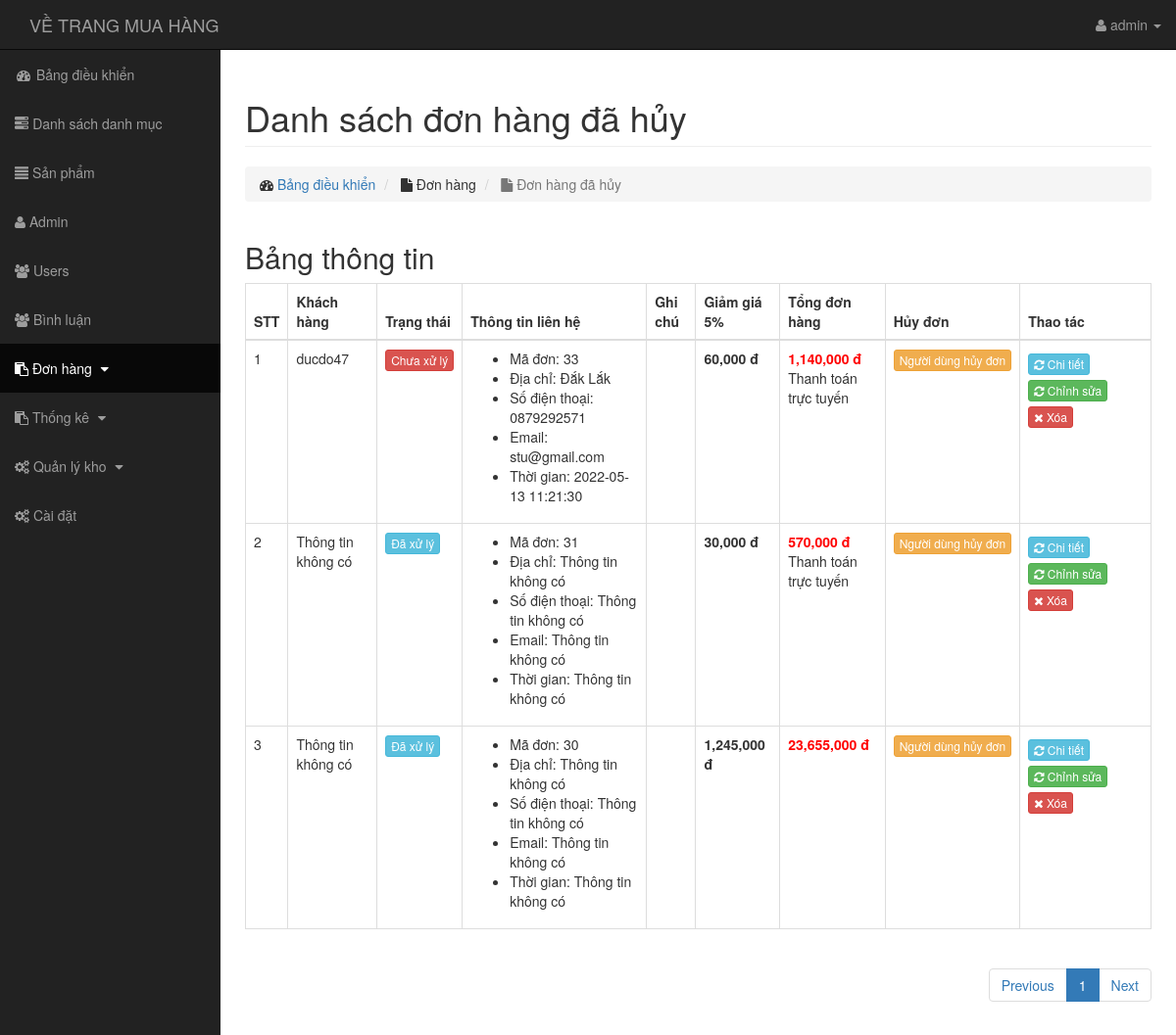
Screenshot of /admin/transaction/dhhuy.php (signed in) with the database file from the repository.
### tables this page shows
CREATE TABLE `transaction` (
  `id` int(11) NOT NULL,
  `amount` varchar(255) NOT NULL,
  `bank_code` varchar(50) NOT NULL,
  `users_id` int(11) NOT NULL,
  `ten` varchar(50) NOT NULL,
  `sdt` varchar(10) NOT NULL,
  `email` varchar(50) NOT NULL,
  `diachi` varchar(255) NOT NULL,
  `status` tinyint(4) NOT NULL DEFAULT '0',
  `note` text NOT NULL,
  `huy` int(11) NOT NULL DEFAULT '0',
  `done` int(11) NOT NULL DEFAULT '0',
  `tructuyen` int(11) DEFAULT '0',
  `create_at` timestamp NOT NULL DEFAULT CURRENT_TIMESTAMP,
  `update_at` timestamp NOT NULL DEFAULT CURRENT_TIMESTAMP ON UPDATE CURRENT_TIMESTAMP
);

CREATE TABLE `users` (
  `id` int(11) NOT NULL,
  `name` varchar(255) NOT NULL,
  `account` varchar(255) NOT NULL,
  `email` varchar(255) NOT NULL,
  `phone` varchar(10) NOT NULL,
  `address` varchar(255) NOT NULL,
  `level` int(255) NOT NULL DEFAULT '0',
  `password` varchar(255) NOT NULL,
  `avatar` varchar(255) NOT NULL,
  `status` tinyint(4) NOT NULL DEFAULT '1',
  `token` varchar(50) NOT NULL,
  `create_at` timestamp NOT NULL DEFAULT CURRENT_TIMESTAMP,
  `update_at` timestamp NOT NULL DEFAULT CURRENT_TIMESTAMP ON UPDATE CURRENT_TIMESTAMP
);

### admin/autoload/dtbase.php (called while the page is built, shortened)
<?php
    class Database
    {
        public $link;
        public function __construct()
        {
            $this->link = mysqli_connect("localhost","root","","banhang") or die ();
            mysqli_set_charset($this->link,"utf8");
        }
        public function fetchsql( $sql )
        {
            $result = mysqli_query($this->link,$sql) or die("Lỗi  truy vấn sql " .mysqli_error($this->link));
            $data = [];
            if( $result)
            {
                while ($num = mysqli_fetch_assoc($result))
                {
                    $data[] = $num;
                }
            }
            return $data;
        }
        public function fetchID($table , $id )
        {
            $sql = "SELECT * FROM {$table} WHERE id = $id ";
            $result = mysqli_query($this->link,$sql) or die("Lỗi  truy vấn fetchID " .mysqli_error($this->link));
            return mysqli_fetch_assoc($result);
        }
         public function fetchAll($table)
        {
            $sql = "SELECT * FROM {$table} WHERE 1" ;
            $result = mysqli_query($this->link,$sql) or die("Lỗi Truy Vấn fetchAll " .mysqli_error($this->link));
            $data = [];
            if( $result)
            {
                while ($num = mysqli_fetch_assoc($result))
                {
                    $data[] = $num;
                }
            }
            return $data;
        }
        public  function fetchJones($table,$sql,$total = 1,$page,$row ,$pagi = true )
        {
            $data = [];
            if ($pagi == true )
            {
                $sotrang = ceil($total / $row);
                $start = ($page - 1 ) * $row ;
                $sql .= " LIMIT $start,$row ";
                $data = [ "page" => $sotrang];
                $result = mysqli_query($this->link,$sql) or die("Lỗi truy vấn fetchJone ---- " .mysqli_error($this->link));
            }
            else
            {
                $result = mysqli_query($this->link,$sql) or die("Lỗi truy vấn fetchJone ---- " .mysqli_error($this->link));
            }
            if( $result)
            {
                while ($num = mysqli_fetch_assoc($result))
                {
                    $data[] = $num;
                }
            }
            return $data;
        }
    }
?>

### admin/autoload/autoload.php (called while the page is built, shortened)
<?php
    include_once'dtbase.php';
    include_once'ftion.php';
        $db = new Database;
     ?>

### admin/autoload/ftion.php (called while the page is built, shortened)
<?php
    function formatprice($number)
    {
        $number = intval($number);
       return $number = number_format($number,0,'.',',')." đ";
    }
 ?>

### admin/transaction/dhhuy.php (the view, shortened to what this page needs)
<?php include_once'../autoload/autoload.php';
    $admin = $db->fetchAll("transaction");
    $sql=" SELECT * FROM transaction WHERE huy = 1 ORDER BY id DESC";
    $don = $db->fetchsql($sql);
    $totala = count($don);
    if(isset($_GET['page']))
    {
        $p=$_GET['page'];
    }
    else{
        $p=1;
    }
    $don=$db->fetchJones('transaction',$sql,$totala,$p,5,true);
    if(isset($don['page']))
        {
            $sotrang=$don['page'];
            unset($don['page']);
        }
    $num =($p-1)*5+1;
    ?>
<?php include_once'../../layouts/header.php'?>
<div class="row">
    <div class="col-lg-12">
        <h1 class="page-header">
            Danh sách đơn hàng đã hủy
        </h1>
        <ol class="breadcrumb">
            <li>
                <i class="fa fa-dashboard"></i>  <a href="../index.php"> Bảng điều khiển</a>
            </li>
            <li>
                <i class="fa fa-file"></i> Đơn hàng
            </li>
            <li class="active">
                <i class="fa fa-file"></i> Đơn hàng đã hủy
            </li>
        </ol>
    </div>
</div>
<div class="row">
    <div class="col-md-12">
        <h2>Bảng thông tin</h2>
        <div class="table-responsive">
            <table class="table table-bordered table-hover">
                <thead>
                    <tr>
                        <th>STT</th>
                        <th>Khách hàng</th>
                        <th>Trạng thái</th>
                        <th>Thông tin liên hệ</th>
                        <th>Ghi chú</th>
                        <th>Giảm giá 5%</th>
                        <th>Tổng đơn hàng</th>
                        <th>Hủy đơn</th>
                        <th>Thao tác</th>
                    </tr>
                </thead>
                <tbody>
                <?php foreach($don as $row): ?>
    <?php
    $id = intval($row['users_id']);
    $users = $db->fetchID("users", $id);
    if (!$users) {
        $users = [
            'name' => 'Thông tin không có',
            'address' => 'Thông tin không có',
            'phone' => 'Thông tin không có',
            'email' => 'Thông tin không có',
            'update_at' => 'Thông tin không có',
        ];
    }
    ?>
    <tr>
        <td><?php echo $num; ?></td>
        <td><?php echo $users['name']; ?></td>
        <td>
            <?php if ($row['done'] == 0): ?>
            <a href="status.php?id=<?php echo $row['id'] ?>" class="btn btn-xs <?php echo $row['status'] == 0 ? 'btn-danger' : 'btn-info' ?>">
                <?php echo $row['status'] == 0 ? 'Chưa xử lý' : 'Đã xử lý'; ?>
            </a>
            <?php else: ?>
            <a href="status.php?id=<?php echo $row['id'] ?>" class="btn btn-xs <?php echo $row['status'] == 0 ? 'btn-danger disabled' : 'btn-info' ?>">
                <?php echo $row['status'] == 0 ? 'Chưa xử lý' : 'Đã xử lý'; ?>
            </a>
            <?php endif; ?>
        </td>
        <td>
            <ul>
                <li>Mã đơn: <?php echo $row['id']; ?></li>
                <li>Địa chỉ: <?php echo $users['address']; ?></li>
                <li>Số điện thoại: <?php echo $users['phone']; ?></li>
                <li>Email: <?php echo $users['email']; ?></li>
                <li>Thời gian: <?php echo $users['update_at']; ?></li>
            </ul>
        </td>
        <td><?php echo $row['note']; ?></td>
        <td><b><?php echo formatprice(($row['amount'] / 95 * 100) / 20); ?></b></td>
        <td><b style="color:red"><?php echo formatprice($row['amount']); ?></b>
            <p><?php echo $row['tructuyen'] == 1 ? 'Thanh toán trực tuyến' : ''; ?></p>
        </td>
        <td>
            <?php if ($row['huy'] == 1): ?>
            <a href="done.php?id=<?php echo $row['id'] ?>" class="btn btn-xs <?php echo $row['done'] == 0 ? 'btn-warning' : 'btn-primary' ?>">
                <?php echo $row['done'] == 0 ? 'Người dùng hủy đơn' : 'Đã xác nhận'; ?>
            </a>
            <?php endif; ?>
        </td>
        <td>
            <a style="margin-top: 5px;" href="donhang.php?id=<?php echo $row['id']; ?>" class="btn btn-xs btn-info"><i class="fa fa-refresh" style="color: #fff;"></i> Chi tiết</a>
            <a style="margin-top: 5px;" href="edit.php?id=<?php echo $row['id']; ?>" class="btn btn-xs btn-success"><i class="fa fa-refresh" style="color: #fff;"></i> Chỉnh sửa</a>
            <a style="margin-top: 5px;" class="btn btn-xs btn-danger" href="delete.php?id=<?php echo $row['id']; ?>" onclick="return confirm('Bạn thực sự muốn xóa nó?');"><i class="fa fa-remove" style="color: #fff;"></i> Xóa</a>
        </td>
    </tr>
<?php $num++; endforeach; ?>
                </tbody>
            </table>
            <div class="pull-right">
                 <nav aria-label="page navigation">
                <ul class="pagination">
                <li class="page-item">
                <a class="page-link" href="?page=<?php echo $p-1==0? 1:$p-1 ?>" tabindex="-1">Previous</a>
                </li>
                <?php for ($i=1; $i <= $sotrang ; $i++):?>
                <li class="<?php echo ($i==$p) ? 'active' :'' ?>"><a href="?page=<?php echo $i;?>"><?php echo $i;?></a></li>
                <?php endfor ?>
                <li class="page-item">
                <a class="page-link" href="?page=<?php echo $p+1<$i?$p+1:$p ?>">Next</a>
                </li>
                </ul>
        </nav>
            </div>
        </div>
    </div>
</div>
<?php include_once'../../layouts/footer.php'?>

### public/admin/css/sb-admin.css (style rules this page uses)
body { margin-top: 100px; background-color: #222; }
@media (min-width:768px) { body { margin-top: 50px; } }

### rows the page displays
transaction: users.name "ducdo47", status "Chưa xử lý", id "33", users.address "Đắk Lắk", users.phone "0879292571", users.email "stu@gmail.com", users.update_at "2022-05-13 11:21:30", formatprice(($row['amount']/95*100)/20) "60,000 đ", amount "1,140,000 đ", tructuyen "Thanh toán trực tuyến", done "Người dùng hủy đơn"
transaction: name "Thông tin không có", status "Đã xử lý", id "31", address "Thông tin không có", phone "Thông tin không có", email "Thông tin không có", update_at "Thông tin không có", formatprice(($row['amount']/95*100)/20) "30,000 đ", amount "570,000 đ", tructuyen "Thanh toán trực tuyến", done "Người dùng hủy đơn"
transaction: name "Thông tin không có", status "Đã xử lý", id "30", address "Thông tin không có", phone "Thông tin không có", email "Thông tin không có", update_at "Thông tin không có", formatprice(($row['amount']/95*100)/20) "1,245,000 đ", amount "23,655,000 đ", done "Người dùng hủy đơn"

### other values shown
$_SESSION['admin_user'] "admin"
